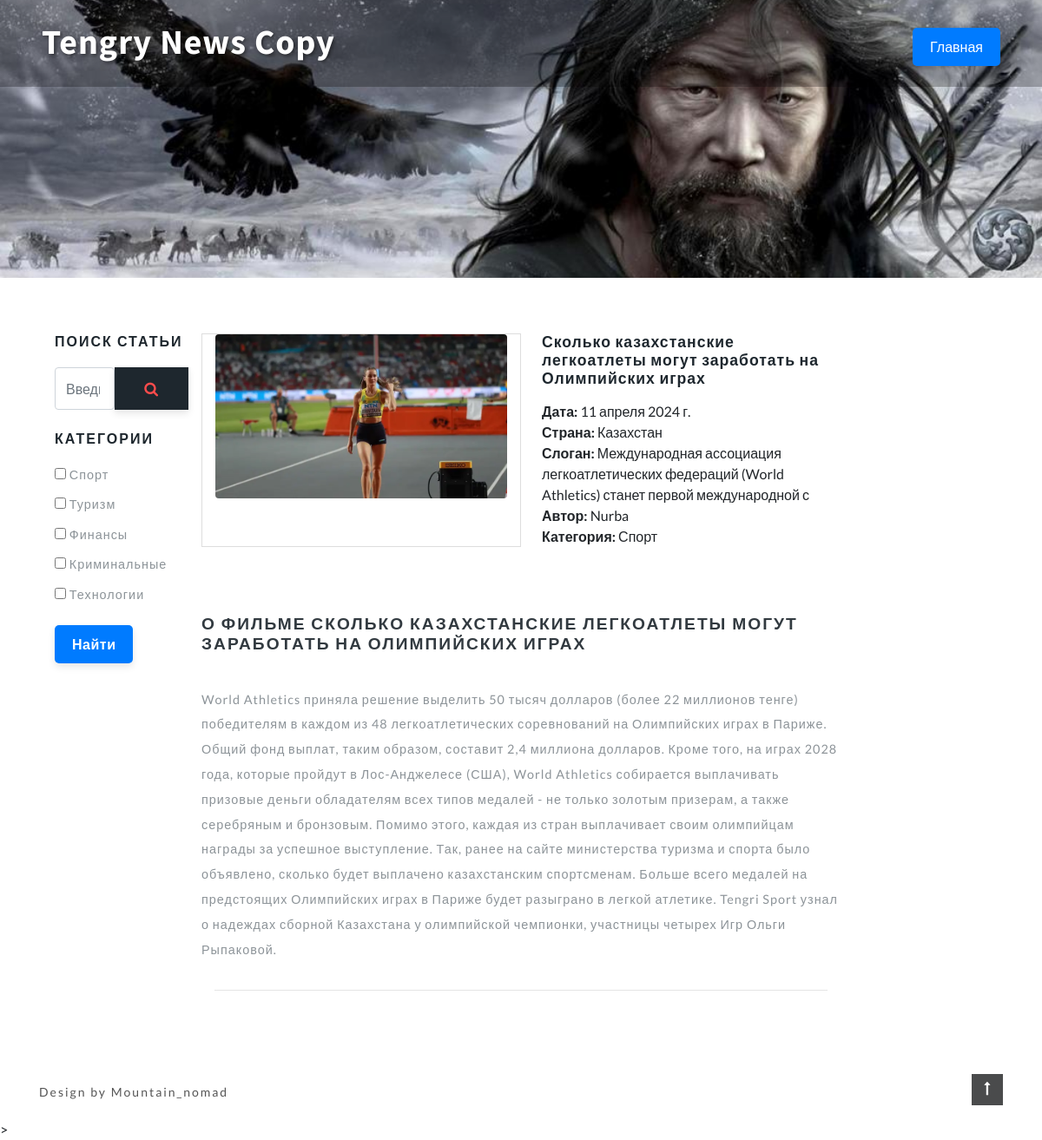
Page /skolko-kazahstanskie-legkoatletyi-mogut/ on the committed database.
### news/models.py (models this page shows, shortened)
class Category(models.Model):
    name = models.CharField("Категория", max_length=150)
    description = models.TextField("Описание")
    url = models.SlugField(max_length=160, unique= True)
    class Meta:
        verbose_name = "Категория"
        verbose_name_plural = "Категории"

class New(models.Model):
    title = models.CharField("Заголовок", max_length=100)
    tagline = models.CharField("Подзоголовок", max_length=100, default='')
    description = models.TextField("Текст статьи")
    poster = models.ImageField("Главная фотография", upload_to="news/")
    country = models.CharField("Страна", max_length=30)
    author = models.ManyToManyField(Author, verbose_name="Автор статьи", related_name="new_author")
    article_date = models.DateField("Дата выхода статьи", default = date.today)
    category = models.ManyToManyField(Category, verbose_name="Категория", related_name="new_category")
    url = models.SlugField(max_length=130, unique=True)
    draft = models.BooleanField("Черновик", default=False)
    class Meta:
        verbose_name = "Статья"
        verbose_name_plural = "Статьи"

class Author(models.Model):
    name = models.CharField("Имя", max_length=150)
    description = models.TextField("Описание")
    class Meta:
        verbose_name = "Автор статьи"
        verbose_name_plural = "Авторы статьи"

### news/views.py (the view)
# urls.py: path("<slug:slug>/", views.NewDetailView.as_view(), name="new_detail"),
class NewDetailView(CategDate, DetailView):
    model = New
    slug_field = 'url'

### news/views.py (called while the page is built)
    def get_category(self):
        return Category.objects.all()

### templates/news/new_detail.html (shortened to what this page needs)
{% extends 'news/base.html' %}
{% block container %}
<div class="container py-md-3">
    {% endblock container %}
    {% block sidebar %}
    <div class="side-bar col-lg-2">
        {% endblock sidebar %}
        {% block new %}
        <div class="left-ads-display col-lg-8">
            <div class="row">
                <div class="desc1-left col-md-6">
                    <img src="{{ new.poster.url }}" class="img-fluid" alt="">
                </div>
                <div class="desc1-right col-md-6 pl-lg-4">
                    <h3 class="editContent" style="outline: none; cursor: inherit;">
                        {{ new.title }}
                    </h3>
                    <ul>
                        <li style="list-style: none">
                            <span><b>Дата:</b> {{ new.article_date }}</span></li>
                        <li style="list-style: none">
                            <span><b>Страна:</b> {{ new.country }}</span>
                        </li>
                        <li style="list-style: none">
                            <span><b>Слоган:</b> {{ new.tagline }}</span>
                        </li>
                        <li style="list-style: none">
                                    <span><b>Автор:</b>
                                        {% for author in new.author.all %}
                                            {{ author.name }}
                                        {% endfor %}
                                    </span>
                        </li>
                        <li style="list-style: none">
                                    <span><b>Категория:</b>
                                    {% for category in new.category.all %}
                                        {{ category.name }}
                                    {% endfor %}
                                    </span>
                        </li>
                </div>
            </div>
            <div class="row sub-para-w3layouts mt-5">
                <h3 class="shop-sing editContent" style="outline: none; cursor: inherit;">
                    О фильме {{ new.title }}
                </h3>
                <p class="editContent" style="outline: none; cursor: inherit;">
                    {{ new.description }}
                </p>
            </div>
            <hr>
        </div>
        {% endblock new %}

### templates/include/sidebar.html
<div class="search-bar w3layouts-newsletter">
    <h3 class="sear-head editContent">Поиск статьи</h3>
    <form action="{% url 'search' %}" method="get" class="d-flex editContent">
        <input type="search" placeholder="Введите название..." name="q" class="form-control" required="">
        <button type="submit" class="btn1 btn"><span class="fa fa-search" aria-hidden="true"></span></button>
    </form>
</div>
<form action="{% url 'filter' %}" method="get">
<div class="left-side my-4">
    <h3 class="sear-head editContent">Категории</h3>
    <ul class="w3layouts-box-list">
        {% for category in view.get_category %}
        <li class="editContent">
            <input type="checkbox" class="checked" name="category" value="{{ category.id }}">
            <span class="span editContent">{{ category.name }}</span>
        </li>
        {% endfor %}
    </ul>
</div>
<button type = 'submit'> Найти </button>
</form>

### static/css/style.css (style rules this page uses)
html, body { margin: 0; font-size: 100%; background: #fff; font-family: 'Lato', sans-serif; scroll-behavior: smooth; }
input[type="button"], input[type="submit"], input[type="text"], input[type="email"], input[type="search"] { transition: 0.5s all; -webkit-transition: 0.5s all; -moz-transition: 0.5s all; -o-transition: 0.5s all; -ms-transition: 0.5s all; font-family: 'Source Sans Pro', sans-serif; }
h1, h2, h3, h4, h5, h6 { margin: 0; letter-spacing: 1px; font-weight: 600; font-family: 'Source Sans Pro', sans-serif; }
p { font-size: 0.9em; color: #8c9398; line-height: 2em; letter-spacing: 1px; }
ul { margin: 0; padding: 0; }
body img { border-radius: 4px; -webkit-border-radius: 4px; -o-border-radius: 4px; -moz-border-radius: 4px; -ms-border-radius: 4px; }
ul.w3layouts-box-list li { list-style: none; display: block; margin-bottom: 0.9em; color: #8c9398; letter-spacing: 1px; font-size: 0.9em; }
.desc1-left { border: 1px solid #ddd; }
.desc1-right h3 { text-shadow: 0 1px 0 #ffffff; color: #1e272e; font-size: 1.1em; margin-bottom: 15px; }
h3.shop-sing { text-transform: uppercase; font-size: 1.2em; letter-spacing: 2px; margin: 1.5em 0 2em 0; color: #323a40; }
h3.sear-head { color: #1e272e; margin-bottom: 20px; font-size: 1em; font-weight: 600; text-transform: uppercase; letter-spacing: 2px; }
.w3layouts-newsletter button.btn1 { color: #ff4c4c; font-size: 17px; letter-spacing: 1px; padding: 14px 0; border: transparent; text-transform: uppercase; -webkit-transition: 0.5s all; -moz-transition: 0.5s all; transition: 0.5s all; background: #1e272e; font-weight: 600; cursor: pointer; border-radius: 0; padding: 0.7em 2em; }
button[type='submit'] { background-color: #007bff; color: white; padding: 10px 20px; border: none; border-radius: 5px; cursor: pointer; font-size: 16px; font-weight: bold; letter-spacing: 0.5px; box-shadow: 0 4px 8px rgba(0, 0, 0, 0.1); transition: all 0.3s ease; }

### rows in the picture
Category: name "Спорт"
Category: name "Туризм"
Category: name "Финансы"
Category: name "Криминальные"
Category: name "Технологии"
New: poster (picture), title "Сколько казахстанские легкоатлеты могут заработать на Олимпийских играх", article_date "11 апреля 2024 г.", country "Казахстан", tagline "Международная ассоциация легкоатлетических федераций (World Athletics) станет первой международной с", title "СКОЛЬКО КАЗАХСТАНСКИЕ ЛЕГКОАТЛЕТЫ МОГУТ ЗАРАБОТАТЬ НА ОЛИМПИЙСКИХ ИГРАХ", description "World Athletics приняла решение выделить 50 тысяч долларов (более 22 миллионов тенге) победителям в каждом из 48 легкоатлетических соревнований на Олимпийских играх в Париже. Общий фонд выплат, таким образом, составит 2,4 миллиона долларов. Кроме того, на играх 2028 года, которые пройдут в Лос-Анджелесе (США), World Athletics собирается выплачивать призовые деньги обладателям всех типов медалей - не только золотым призерам, а также серебряным и бронзовым. Помимо этого, каждая из стран выплачивает своим олимпийцам награды за успешное выступление. Так, ранее на сайте министерства туризма и спорта было объявлено, сколько будет выплачено казахстанским спортсменам. Больше всего медалей на…"
Author: name "Nurba"
